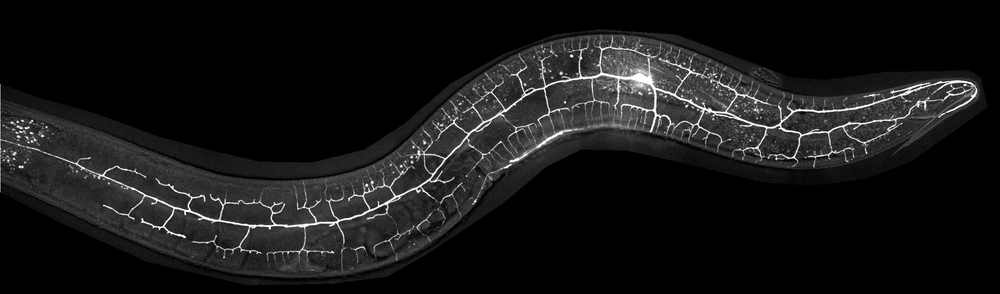
%> input picture Inputs/Sample_Image.tif, 1000 x 294 px, shrunk from 2310 x 680 before the run
$ octave --eval "result = Find_Center_Line(imread('../../../Inputs/Sample_Image.tif'));"   (GNU Octave 9; MATLAB toolbox functions it lacks are replaced by stand-ins)
%> lines starting %> are read from the running program, lines starting %| are printed output that depends on the picture; in (x1, y1, x2, y2) boxes, pixels count from 0 and x2, y2 are one past the last pixel; in counts of white or black regions, pixels touching at a corner belong together; the program's own positions count from 1
### Code/Analysis/Abstractions/Find_Blank_Boundaries.m
function [Nr,Nc] = Find_Blank_Boundaries(Im)

	[Sr,Sc,Sz] = size(Im);

	Cols_STD = std(double(Im),0,1); % A row of coulmns std
	Rows_STD = std(double(Im),0,2); % A column of rows std.

	Fc = find(Cols_STD > 0); % Find non-zero std columns.
	Nc = [max(1,Fc(1)) , min(Sc,Fc(end))]; % The first columns (from left and right) that contain non-std-zero content.

	Fr = find(Rows_STD > 0); % Find non-zero std rows.
	Nr = [max(1,Fr(1)) , min(Sr,Fr(end))]; % The first rows (from bottom and top) that contain non-std-zero content.

end

### Code/General_Functions/Order_Connected_Pixels.m
function Pixels_List = Order_Connected_Pixels(Im_BW,P0,P1)

	% This function gets a binary image and two [x,y] coordinates (P0,P1).
	% It returns an ordered list of the coordinates of the 1-pixels ("white").
	% The ordering is according to the connectivity, starting from P0.
	% P1 is used for directionality to account for cases in which there is more than one direction to step away from P0 (e.g. a loop).

	if(nargin == 3) % If P1 (the 2nd point) is given.
		Im_BW(P0(2),P0(1)) = 0;
		Im_Dis = bwdistgeodesic(Im_BW,P1(1),P1(2));

		[Fy,Fx] = find(Im_BW);
		F = find(Im_BW);

		Pixels_List = zeros(length(Fx)+1,3);
		Pixels_List(1,:) = [P0(1),P0(2),0];
		Pixels_List(2:end,1) = Fx;
		Pixels_List(2:end,2) = Fy;
		Pixels_List(2:end,3) = Im_Dis(F)+1;
	else % If P1 (the 2nd point) is NOT given.
		Im_Dis = bwdistgeodesic(Im_BW,P0(1),P0(2)); % Distances of all boundary pixels from the starting pixel.

        Fd = find(Im_Dis == 1);

        if(length(Fd) > 1)
            Im_BW(Fd(1)) = 0; % Delete one of the pixels next to the starting pixel.
        end

        Im_Dis = bwdistgeodesic(Im_BW,P0(1),P0(2)); % Now compute the distances again.

		[Fy,Fx] = find(Im_BW);
		F = find(Im_BW); % Assuming the orders of pixels in F and [Fy,Fx] match.

		Pixels_List = zeros(length(Fx),3);
		Pixels_List(1:end,1) = Fx;
		Pixels_List(1:end,2) = Fy;
		Pixels_List(1:end,3) = Im_Dis(F);
	end

	Pixels_List = sortrows(Pixels_List,3);
	Pixels_List = Pixels_List(:,1:2);
end

### Code/Analysis/Abstractions/Find_Center_Line.m
function [Final_Curve,Approved] = Find_Center_Line(Im,BW)

	% D:\Dropbox (Technion Dropbox)\Omer Yuval\Neuronalizer\PVD Images\Sharon\DEG_for_Menorah_analyser_Filtered_Format_Names

	% TODO:
		% Get rid of very small objects (see image 6 BW).
		% Detect the 2 longest perimeter lines after deleting perimeter pixels.
		% Then delete those and find the other two. also determine the connectivity (vertices) between all 4.
		% Finally, for the 2 short ones, take the mid pixels and use them to divide the whole perimenter into two sub-parts.
		% Then do the distance thing.

	Plot1 = 0;
	Approved = 0;
	Final_Curve = [];
	Distances_STD_Threshold = 12;
	Eval_Factor = .5; % 4;
	Small_Objects_Max_Size = 20; % TODO: scale.
	First_Closing_Radius = 40;
	Second_Closing_Radius = 90;
	SmoothingParameter = 1000;

	Dxy = 25; % Margin tolerance for the detection of edge perimeter pixels.

	Im = Im(:,:,1);
%> Im is the input picture: size 294x1000 uint8; min 0, max 255, mean 22.9
	[Sr,Sc,Sz] = size(Im);
%> Sr = 294; Sc = 1000; Sz = 1

	Distance_Func = @(x0,y0,x,y) ( (x-x0).^2 + (y-y0).^2).^(.5);

	% Convert grayscale to BW and close to get a single blob:
	if(nargin == 1)
		BW = imbinarize(Im,0.3); % Grayscale to BW.
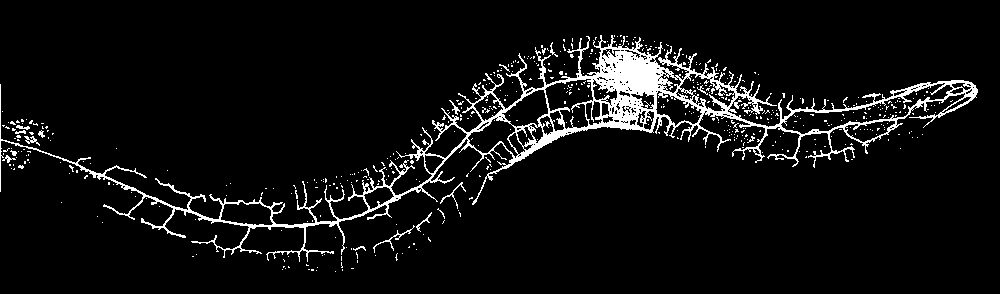
%> BW: size 294x1000 logical; 6.2% white; 535 white regions (519 under 20 px), largest, box (x1, y1, x2, y2) and area: (0, 35, 978, 262) 16154, (373, 225, 415, 253) 111, (440, 182, 466, 209) 81
	end
	BW = bwareaopen(BW,Small_Objects_Max_Size); % Getting rid of small objects.

	% First closing to connect the neuron's branches without connecting them to other, non-neuron objects:
	se = strel('disk',First_Closing_Radius);
	closeBW_1 = imclose(BW,se);
%> closeBW_1: size 294x1000 logical; 22.7% white; 1 white region, box (x1, y1, x2, y2) and area: (0, 35, 978, 262) 66748
	closeBW_2 = bwareafilt(closeBW_1,1); % Getting rid of those non-neuron objects.

	% Second closing to form a large and smooth blob:
	se = strel('disk',Second_Closing_Radius);
	closeBW = imclose(closeBW_2,se);
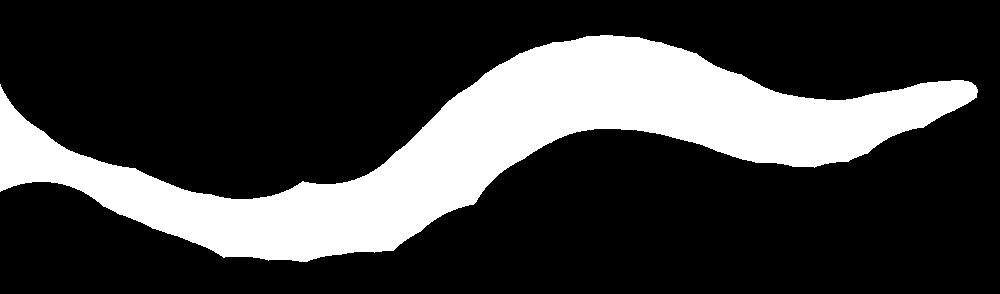
%> closeBW: size 294x1000 logical; 24.2% white; 1 white region, box (x1, y1, x2, y2) and area: (0, 35, 978, 262) 71087

	ImP = bwperim(closeBW); % figure; imshow(closeBW);
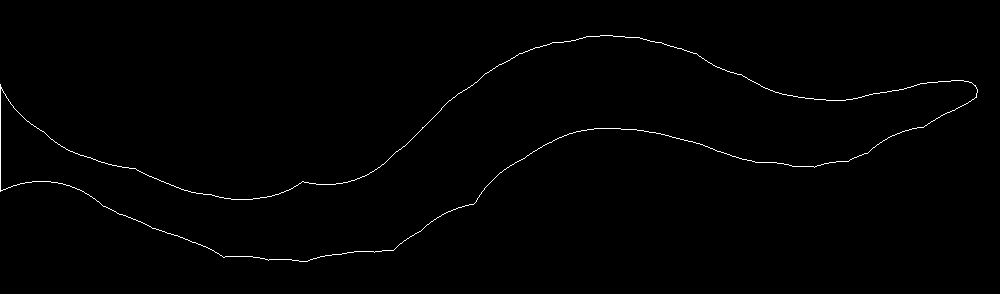
%> ImP: size 294x1000 logical; 0.71% white in thin lines or dots, all inside (x1, y1, x2, y2) = (0, 35, 978, 262)

	% Find the inner-most rows and columns for which the std is 0:
	[Nr,Nc] = Find_Blank_Boundaries(Im); % closeBW,BW
%> in Find_Blank_Boundaries, `Cols_STD = std(double(Im),0,1);`: Cols_STD = 1000 values, max 78.97 at index 656, min 0 at index 992, mean 38.08
%> in Find_Blank_Boundaries, `Rows_STD = std(double(Im),0,2);`: Rows_STD = 294 values, max 66.58 at index 111, min 0 at index 1, mean 32.21
%> in Find_Blank_Boundaries, `Fc = find(Cols_STD > 0);`: Fc = 991 values from 1 to 991
%> in Find_Blank_Boundaries, `Nc = [max(1,Fc(1)) , min(Sc,Fc(end))];`: Nc = [1 991]
%> in Find_Blank_Boundaries, `Fr = find(Rows_STD > 0);`: Fr = 261 values from 28 to 288
%> in Find_Blank_Boundaries, `Nr = [max(1,Fr(1)) , min(Sr,Fr(end))];`: Nr = [28 288]
%> Nr = [28 288]; Nc = [1 991]

	% Find perimeter pixels along the first non-empty (with some tolerance Dxy)...:
	[Fc1_Y,Fc1_X] = find(ImP(:,Nc(1):Nc(1)+Dxy)); % ...column from the left.
%> Fc1_Y = 166 values from 85 to 192; Fc1_X = 166 values from 1 to 26
	[Fc2_Y,Fc2_X] = find(ImP(:,Nc(2)-Dxy:Nc(2))); % ...column from the right.
%> Fc2_Y = 34 values from 82 to 105; Fc2_X = 34 values from 1 to 13
	[Fr1_Y,Fr1_X] = find(ImP(Nr(1):Nr(1)+Dxy,:)); % ...row from the bottom.
%> Fr1_Y = 170 values from 9 to 26; Fr1_X = 170 values from 524 to 693
	[Fr2_Y,Fr2_X] = find(ImP(Nr(2)-Dxy:Nr(2),:)); % ...row from the top.
%> Fr2_Y = []; Fr2_X = []

	% Translation back to the image coordinates (the other 4 were used in full (:) and do not need conversion):
	Fc1_X = Fc1_X+Nc(1)-1;
	Fc2_X = Fc2_X+Nc(2)-Dxy-1;
%> Fc2_X = 34 values from 966 to 978
	Fr1_Y = Fr1_Y+Nr(1)-1;
%> Fr1_Y = 170 values, max 53 at index 1, min 36 at index 78, mean 42.48
	Fr2_Y = Fr2_Y+Nr(2)-Dxy-1;

	% If any of the above coordinates exceeds the image boundaries, terminate:
	if(any(Fr1_X < 1) || any(Fr2_X > Sr) || any(Fc1_Y < 1) || any(Fc2_Y > Sc))
		V12 = [];
		V21 = [];
		if(Plot1)
			figure(1); clf(1);
			disp('Coordinates Exceed Image Boundaries');
		end
		return;
	end

	% Convert edge perimenter coordinates to linear indices:
	Fc1 = sub2ind([Sr,Sc],Fc1_Y,Fc1_X);
%> Fc1 = 166 values from 85 to 7533
	Fc2 = sub2ind([Sr,Sc],Fc2_Y,Fc2_X);
%> Fc2 = 34 values from 283792 to 287331
	Fr1 = sub2ind([Sr,Sc],Fr1_Y,Fr1_X);
%> Fr1 = 170 values from 153815 to 203501
	Fr2 = sub2ind([Sr,Sc],Fr2_Y,Fr2_X);
%> Fr2 = []

	% Now temporarily erase those *edge* perimeter pixels and find all other objects that form:
	ImP_No_Edges = ImP;
	ImP_No_Edges(Fc1) = 0;
	ImP_No_Edges(Fc2) = 0;
%> ImP_No_Edges: size 294x1000 logical; 0.64% white in thin lines or dots, all inside (x1, y1, x2, y2) = (26, 35, 965, 262)
	ImP_No_Edges(Fr1) = 0;
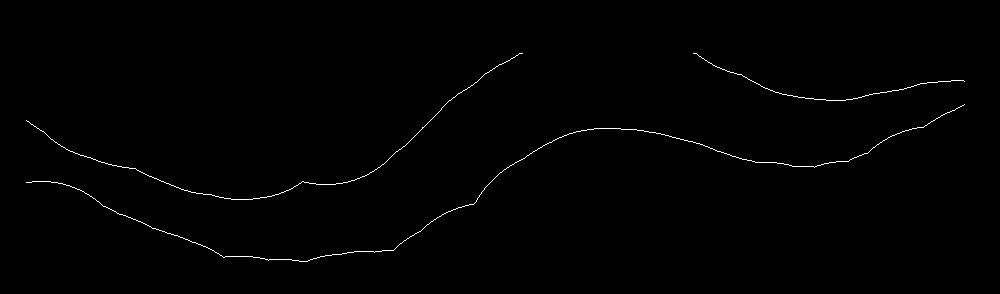
%> ImP_No_Edges: size 294x1000 logical; 0.58% white in thin lines or dots, all inside (x1, y1, x2, y2) = (26, 53, 965, 262)
	ImP_No_Edges(Fr2) = 0;
	CC_ImP_No_Edges = bwconncomp(ImP_No_Edges);
%> CC_ImP_No_Edges = 3 connected components

	if(length(CC_ImP_No_Edges.PixelIdxList) < 2)
		V12 = [];
		V21 = [];
		if(Plot1)
			figure(1); clf(1);
			disp('Could Not Detect 2 Objects.');
		end
		return;
	end

	% Sort perimeter objects by size and find the two largest ones (the two longitudinal perimeter curves):
	L = cellfun(@length,CC_ImP_No_Edges.PixelIdxList);
%> L = [499 944 272]
	[L,I] = sort(L,'descend');
%> L = [944 499 272]; I = [2 1 3]
	Two_Longest_Perims = [CC_ImP_No_Edges.PixelIdxList{I(1)}',CC_ImP_No_Edges.PixelIdxList{I(2)}'];
%> Two_Longest_Perims = 1443 values, max 283521 at index 944, min 7765 at index 945, mean 123286.4
	ImP2 = ImP;
	ImP2(Two_Longest_Perims) = 0; % Only the short edges.
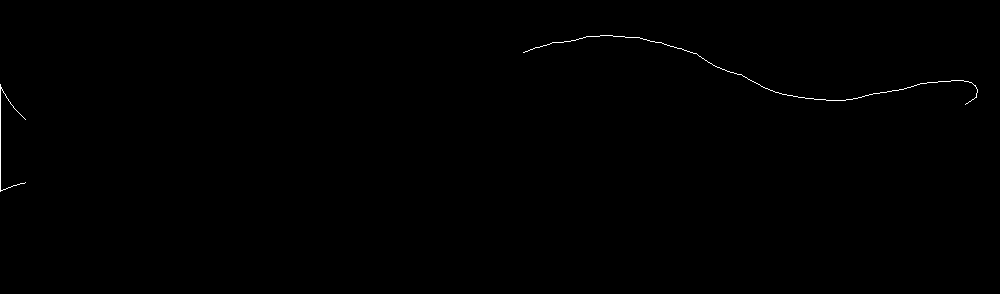
%> ImP2: size 294x1000 logical; 0.22% white in thin lines or dots, all inside (x1, y1, x2, y2) = (0, 35, 978, 192)

	ImP_Two_Longest_Perims = zeros(Sr,Sc);
	ImP_Two_Longest_Perims(Two_Longest_Perims) = 1;
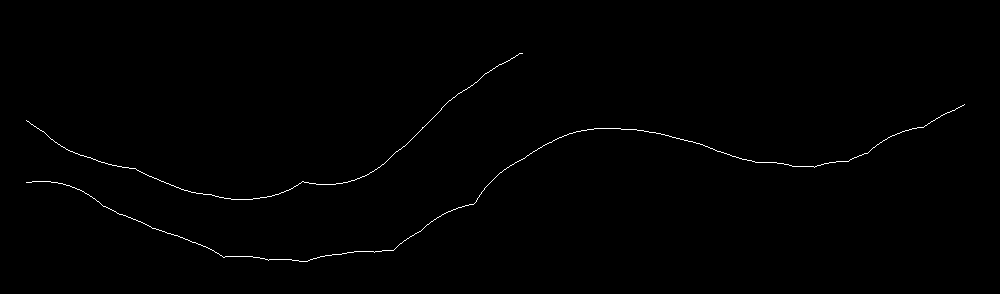
%> ImP_Two_Longest_Perims: size 294x1000 double; values 0 (black) and 1 (white), 0.49% white in thin lines or dots, all inside (x1, y1, x2, y2) = (26, 53, 965, 262)

	CC_ImP2 = bwconncomp(ImP2); % Find the the two smaller perimeter objects.
%> CC_ImP2 = 2 connected components
	[y1,x1] = ind2sub([Sr,Sc],CC_ImP2.PixelIdxList{1}); % Convert to subscripts.
%> y1 = 166 values, max 192 at index 142, min 85 at index 1, mean 138.9; x1 = 166 values, max 26 at index 69, min 1 at index 1, mean 5.2
	[y2,x2] = ind2sub([Sr,Sc],CC_ImP2.PixelIdxList{2}); % ".
%> y2 = 476 values, max 105 at index 476, min 36 at index 78, mean 71.4; x2 = 476 values, max 978 at index 457, min 524 at index 1, mean 760.8
	Mxy1 = [mean(x1),mean(y1)]; % Mean coordinate.
%> Mxy1 = [5.2 138.9]
	Mxy2 = [mean(x2),mean(y2)]; % ".
%> Mxy2 = [760.8 71.4]

	% TODO:
		% Instead of finding the point (green) closest to the mean coordinate (black),
		% Find the point that creates an angle closest to 180 with the black point and the tip of the midline curve.
	D1 = Distance_Func(Mxy1(1),Mxy1(2),x1,y1); % The distance of each object coordinate from the mean coordinate.
%> D1 = 166 values, max 54.08 at index 1, min 4.21 at index 88, mean 32.71
	D2 = Distance_Func(Mxy2(1),Mxy2(2),x2,y2); % ".
%> D2 = 476 values, max 237.6 at index 1, min 12.56 at index 233, mean 121.6
	F1 = find(D1 == min(D1));
%> F1 = 88
	F2 = find(D2 == min(D2));
%> F2 = 233
	Pxy1 = [x1(F1(1)),y1(F1(1))]; % The coordinate of the connected object closest to the mean coordinate.
%> Pxy1 = [1 139]
	Pxy2 = [x2(F2(1)),y2(F2(1))]; % ".
%> Pxy2 = [756 83]

	% [7 lines of commented-out code are left out]
	CC_Final = bwconncomp(ImP_Two_Longest_Perims); % TODO: I think this is redundant. Those two object are found separately before.
%> CC_Final = 2 connected components

	[C1_Y,C1_X] = ind2sub([Sr,Sc],CC_Final.PixelIdxList{1}); % The coordinates of the first final perimeter object.
%> C1_Y = 499 values, max 200 at index 206, min 54 at index 496, mean 155.9; C1_X = 499 values from 27 to 523
	[C2_Y,C2_X] = ind2sub([Sr,Sc],CC_Final.PixelIdxList{2}); % The coordinates of the second final perimeter object.
%> C2_Y = 944 values, max 262 at index 274, min 105 at index 944, mean 187.6; C2_X = 944 values from 27 to 965

	% Order the pixels of the objects from one end-point to the other, and such that the directionalities of the two objects match:
	Im_Perimeter1 = false(Sr,Sc);
	Im_Perimeter2 = false(Sr,Sc);
	Im_Perimeter1(CC_Final.PixelIdxList{1}) = 1;
%> Im_Perimeter1: size 294x1000 logical; 0.17% white in thin lines or dots, all inside (x1, y1, x2, y2) = (26, 53, 523, 200)
	Im_Perimeter2(CC_Final.PixelIdxList{2}) = 1;
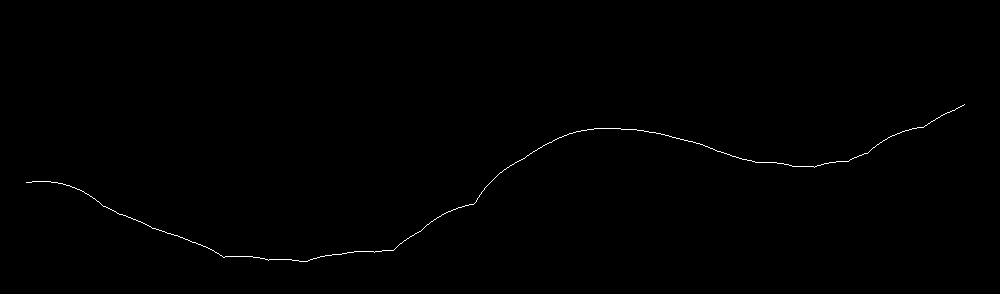
%> Im_Perimeter2: size 294x1000 logical; 0.32% white in thin lines or dots, all inside (x1, y1, x2, y2) = (26, 104, 965, 262)
	[P0y_1,P0x_1] = find(bwmorph(Im_Perimeter1,'endpoints')); % Find the coordinates of the two endpoints of the 1st connected perimeter object.
%> P0y_1 = [121; 54]; P0x_1 = [27; 523]
	[P0y_2,P0x_2] = find(bwmorph(Im_Perimeter2,'endpoints')); % Find the coordinates of the two endpoints of the 2nd connected perimeter object.
%> P0y_2 = [183; 105]; P0x_2 = [27; 965]
	D21 = ( (P0x_2 - P0x_1(1)).^2 + (P0y_2 - P0y_1(1)).^2).^(.5); % The distances of the endpoints in object two from the 1st (arbitrary) enpoint in object 1.
%> D21 = [62; 938.1]
	F21 = find(D21 == min(D21)); % Finding the closest tip (to have the same directionality).
%> F21 = 1
	Pixels_List_1 = Order_Connected_Pixels(Im_Perimeter1,[P0x_1(1),P0y_1(1)]);
%> the run ends on the next line
	Pixels_List_2 = Order_Connected_Pixels(Im_Perimeter2,[P0x_2(F21(1)),P0y_2(F21(1))]);
	C1_X = Pixels_List_1(:,1);
	C1_Y = Pixels_List_1(:,2);
	C2_X = Pixels_List_2(:,1);
	C2_Y = Pixels_List_2(:,2);
	%

	V = zeros(length(C1_Y),2);
    D12 = zeros(length(C1_Y),1);
    D21 = zeros(length(C1_Y),1);
    D = zeros(length(C1_Y),1);
    D_Diff = zeros(length(C1_Y),1);
	for i=1:length(C1_Y)
		d = ( (C1_X(i) - C2_X).^2 + (C1_Y(i) - C2_Y).^2 ).^(.5);
		F1 = find(d == min(d));
		D12(i) = d(F1(1));
		Cxy1 = [mean([C1_X(i),C2_X(F1(1))]) , mean([C1_Y(i),C2_Y(F1(1))])]; % The mean coordinate with the closest perimenter pixel on the other side.

		d = ( (C2_X(F1(1)) - C1_X).^2 + (C2_Y(F1(1)) - C1_Y).^2 ).^(.5);
		F2 = find(d == min(d)); % Now find the minimal distance from the pixel on the chosen other side.
		D21(i) = d(F2(1));
		Cxy2 = [mean([C2_X(F1(1)),C1_X(F2(1))]) , mean([C2_Y(F1(1)),C1_Y(F2(1))])];

		V(i,:) = mean([Cxy1 ; Cxy2]);
		D(i) = mean([D12(i),D21(i)]);
		D_Diff(i) = abs(D12(i) - D21(i));
	end

	Final_Curve = [ [Pxy1(1),Pxy1(2)] ; V ; [Pxy2(1),Pxy2(2)]]; % [N,2].

	Fit_Object = cscvn(Final_Curve'); % Fit a cubic spline.
	Final_Curve = fnval(Fit_Object,linspace(Fit_Object.breaks(1),Fit_Object.breaks(end),Eval_Factor.*size(Final_Curve,1)))';

	% Smoothing:
	Final_Curve = smoothn(num2cell(Final_Curve,1),SmoothingParameter);
	Final_Curve = horzcat(Final_Curve{:});
	Final_Curve = [ [Pxy1(1),Pxy1(2)] ; Final_Curve ; [Pxy2(1),Pxy2(2)]]; % [N,2].

	Final_Curve_Plot = Final_Curve; % Used to plot the final curve in case it gets deleted because the analysis fails.

	if(std(D_Diff) < Distances_STD_Threshold)
		Approved = 1;
	else
		Final_Curve = [];
	end
	% disp(std(D));

	if(Plot1) % Plot the result.
		figure(1);
		clf(1);

		subplot(3,1,1);
			imshow(Im);
			hold on; plot(Final_Curve_Plot(:,1),Final_Curve_Plot(:,2),'r','LineWidth',3);
			hold on; plot(C1_X,C1_Y,'.m','MarkerSize',10);
			hold on; plot(C2_X,C2_Y,'.m','MarkerSize',10);
			hold on; plot(x1,y1,'.b','MarkerSize',10);
			hold on; plot(x2,y2,'.b','MarkerSize',10);
			title(['D = ',num2str(std(D))]);

		subplot(3,1,2);
			imshow(BW);
			hold on; scatter(V(:,1),V(:,2),10,jet(size(V,1)),'filled'); % plot(V12(:,1),V12(:,2),'.g','MarkerSize',20);
			title(['Is Approved: ',num2str(Approved)],'FontSize',30);

		subplot(3,1,3);
			imshow(closeBW);
			hold on; plot(C1_X,C1_Y,'.m','MarkerSize',10);
			hold on; plot(C2_X,C2_Y,'.m','MarkerSize',10);
			hold on; plot(x1,y1,'.b','MarkerSize',10);
			hold on; plot(x2,y2,'.b','MarkerSize',10);

			hold on; scatter(Final_Curve_Plot(:,1),Final_Curve_Plot(:,2),20,jet(size(Final_Curve_Plot,1)),'filled'); % hold on; plot(Final_Curve_Plot(:,1),Final_Curve_Plot(:,2),'--r','LineWidth',3);

			hold on; plot([mean(x1),mean(x2)],[mean(y1),mean(y2)],'.k','MarkerSize',30);
			hold on; plot([Pxy1(1),Pxy2(1)],[Pxy1(2),Pxy2(2)],'.g','MarkerSize',30);

			title(['D-Diff = ',num2str(std(D_Diff))]);

			% [10 lines of commented-out code are left out]
	end
end
